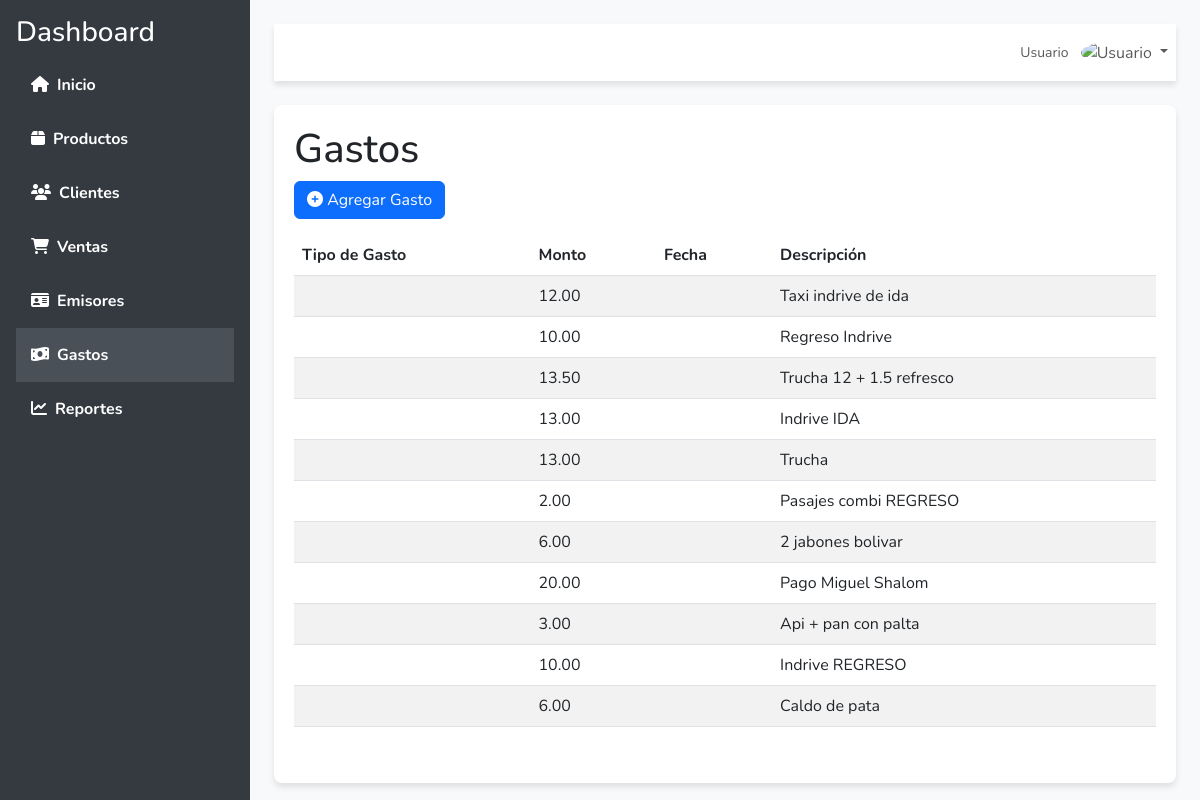
Screenshot of /ver_gastos/ with the database file from the repository.
### myapp/models.py (models this page shows, shortened)
class Gasto(models.Model):
    TIPO_GASTO = [
        ('Pasaje', 'Pasaje'),
        ('Comida', 'Comida'),
        ('Otros', 'Otros'),
    ]
    tipo_gasto = models.CharField(max_length=50, choices=TIPO_GASTO)
    monto = models.DecimalField(max_digits=10, decimal_places=2)
    fecha = models.DateField()
    descripcion = models.TextField()
    eliminado = models.BooleanField(default=False)  # Nuevo campo para eliminación lógica

### myapp/views.py (the view)
# urls.py: path('ver_gastos/', ver_gastos, name='ver_gastos'),
def ver_gastos(request):
    gastos_list = Gasto.objects.filter(eliminado=False)  # Filtra para mostrar solo los gastos no eliminados
    gastos_formateados = []
    for gasto in gastos_list:
        fecha_formateada = format_date(gasto.fecha, format='d MMMM yyyy', locale='es')
        gastos_formateados.append({
            'id': gasto.id,  # Agregamos el ID aquí
            'tipo_gasto' : gasto.get_tipo_gasto_display(),
            'fecha': fecha_formateada,
            'descripcion': gasto.descripcion,
            'monto': gasto.monto,
        })
    return render(request, 'ver_gastos.html', {'gastos': gastos_formateados})

### myapp/templates/ver_gastos.html (shortened to what this page needs)
<!DOCTYPE html>
<html lang="es">
<head>
    <link href="https://cdn.jsdelivr.net/npm/bootstrap@5.3.0/dist/css/bootstrap.min.css" rel="stylesheet">
    <link href="https://cdnjs.cloudflare.com/ajax/libs/font-awesome/6.4.0/css/all.min.css" rel="stylesheet">
</head>
<body>
    <div id="wrapper">
        <nav id="sidebar" class="d-flex flex-column p-3">
            <h3 class="text-white">Dashboard</h3>
            <ul class="nav flex-column">
                <li class="nav-item">
                    <a href="{% url 'home' %}" class="nav-link sidebar-link "><i class="fas fa-home me-2"></i>Inicio</a>
                </li>
                <li class="nav-item">
                    <a href="{% url 'ver_productos' %}" class="nav-link sidebar-link"><i class="fas fa-box me-2"></i>Productos</a>
                </li>
                <li class="nav-item">
                    <a href="{% url 'ver_clientes' %}" class="nav-link sidebar-link"><i class="fas fa-users me-2"></i>Clientes</a>
                </li>
                <li class="nav-item">
                    <a href="{% url 'ver_ventas' %}" class="nav-link sidebar-link"><i class="fas fa-shopping-cart me-2"></i>Ventas</a>
                </li>
                <li class="nav-item">
                    <a href="{% url 'listar_emisores' %}" class="nav-link sidebar-link " ><i class="fas fa-id-card me-2"></i>Emisores</a>
                </li>
                <li class="nav-item">
                    <a href="{% url 'ver_gastos' %}" class="nav-link sidebar-link active"><i class="fas fa-money-bill-wave me-2"></i>Gastos</a>
                </li>
                <li class="nav-item">
                    <a href="{% url 'ver_reportes' %}" class="nav-link sidebar-link"><i class="fas fa-chart-line me-2"></i>Reportes</a>
                </li>
            </ul>
        </nav>
        <div id="content-wrapper" class="w-100 p-4">
            <nav class="navbar navbar-expand-lg navbar-light shadow-custom mb-4">
                <ul class="navbar-nav ms-auto">
                    <li class="nav-item dropdown">
                        <a class="nav-link dropdown-toggle" href="#" id="userDropdown" role="button" data-bs-toggle="dropdown">
                            <span class="d-none d-lg-inline text-gray-600 small">Usuario</span>
                            <img class="img-profile rounded-circle ms-2" src="https://cdn-icons-png.flaticon.com/512/764/764865.png" alt="Usuario" width="30">
                        </a>
                    </li>
                </ul>
            </nav>
            <div class="container">
                <h1>Gastos</h1>
                <a href="{% url 'crear_gasto' %}" class="btn btn-primary mb-3">
                    <i class="fas fa-plus-circle"></i> Agregar Gasto
                </a>
                <div class="table-container">
                    <table class="table table-striped">
                        <thead>
                            <tr>
                                <th>Tipo de Gasto</th>
                                <th>Monto</th>
                                <th>Fecha</th>
                                <th>Descripción</th>
                            </tr>
                        </thead>
                        <tbody>
                            {% for gasto in gastos %}
                            <tr>
                                <td>{{ gasto.get_tipo_gasto_display }}</td>
                                <td>{{ gasto.monto }}</td>
                                <td>{{ gasto.fecha }}</td>
                                <td>{{ gasto.descripcion }}</td>
                            </tr>
                            {% empty %}
                            <tr>
                                <td colspan="4" class="text-center">No hay gastos registrados.</td>
                            </tr>
                            {% endfor %}
                        </tbody>
                    </table>
                </div>
                <div class="pagination">
                </div>
            </div>
        </div>
    </div>
</body>
</html>

### myapp/templates/ver_gastos.html (style rules this page uses)
body { background-color: #f8f9fa; font-family: 'Nunito', sans-serif; }
#wrapper { display: flex; height: 100vh; }
#sidebar { background-color: #343a40; min-width: 250px; height: 100vh; position: fixed; top: 0; left: 0; transition: transform 0.3s ease; z-index: 1000; }
#sidebar .sidebar-link { color: #ffffff; font-weight: bold; padding: 15px; display: block; text-decoration: none; }
#sidebar .active { background-color: #495057; }
#content-wrapper { margin-left: 250px; width: calc(100% - 250px); transition: margin-left 0.3s ease; }
.navbar { background-color: #ffffff; z-index: 1001; }
.shadow-custom { box-shadow: 0 4px 6px rgba(0, 0, 0, 0.1); }
.container { background-color: #ffffff; border-radius: 8px; padding: 20px; box-shadow: 0 4px 6px rgba(0, 0, 0, 0.1); }
.table-container { margin-bottom: 20px; }
.pagination { justify-content: center; }

### rows the page displays
Gasto: monto "12.00", descripcion "Taxi indrive de ida"
Gasto: monto "10.00", descripcion "Regreso Indrive"
Gasto: monto "13.50", descripcion "Trucha 12 + 1.5 refresco"
Gasto: monto "13.00", descripcion "Indrive IDA"
Gasto: monto "13.00", descripcion "Trucha"
Gasto: monto "2.00", descripcion "Pasajes combi REGRESO"
Gasto: monto "6.00", descripcion "2 jabones bolivar"
Gasto: monto "20.00", descripcion "Pago Miguel Shalom"
Gasto: monto "3.00", descripcion "Api + pan con palta"
Gasto: monto "10.00", descripcion "Indrive REGRESO"
Gasto: monto "6.00", descripcion "Caldo de pata"
